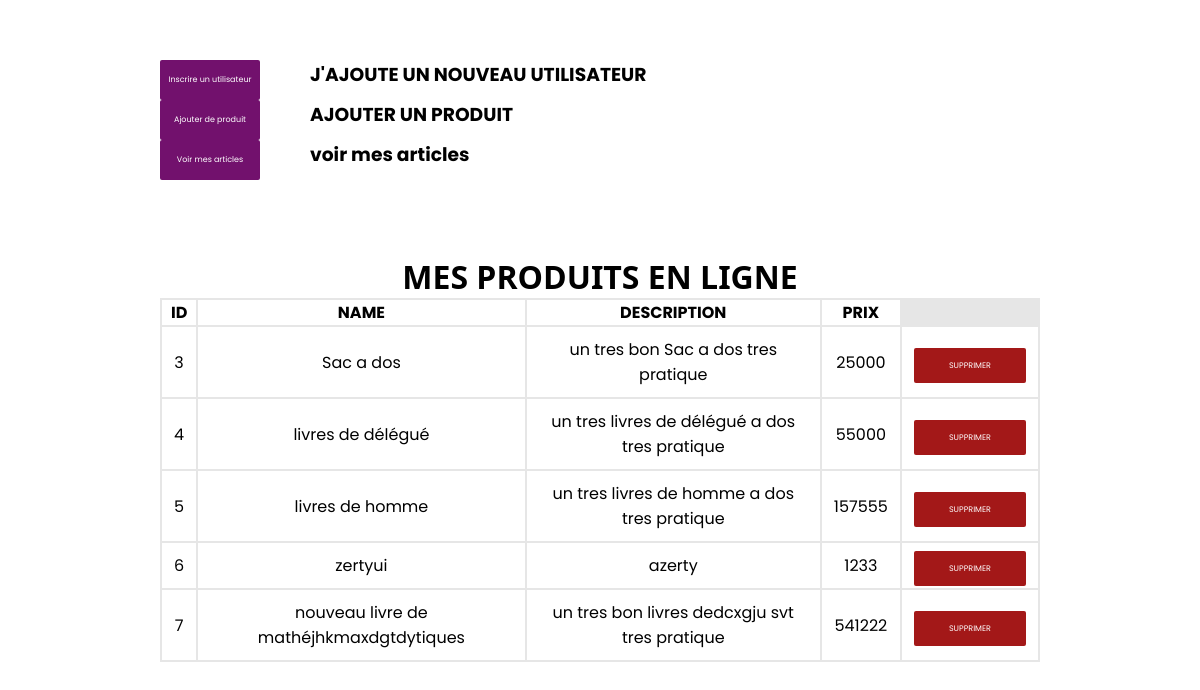
The page /profil on the database its author committed.
### app.py (models this page shows, shortened)
class Panierz(db.Model):
    id = db.Column(db.Integer, primary_key = True)
    nom = db.Column(db.String(100), unique = False , nullable = False)
    description = db.Column(db.String(100), unique = True , nullable = False)
    prix = db.Column(db.Integer,nullable = False)
    image = db.Column(db.String(100), unique = True , nullable = False)

### app.py (the view)
@app.route('/profil')
def profil() :
    profil = Panierz.query.all()
    return render_template('profil.html',profil = profil)

### templates/profil.html (shortened to what this page needs)
<!DOCTYPE html>
<html lang="en">
<head>
    <link rel="stylesheet" href="static/CSS/profil.css">
</head>
<body>
    <div class="ajoutons" >
        <div class="eduz">
            <a href="/add_data" >Inscrire un utilisateur</a>
            <h3>J'AJOUTE UN NOUVEAU UTILISATEUR</h3>
        </div>
        <div class="sys">
            <a href="/add_objet" >Ajouter de produit</a>
            <h3>AJOUTER UN PRODUIT</h3>
        </div>
        <div class="sys">
            <a href="/achat" >Voir mes articles</a>
            <h3>voir mes articles</h3>
        </div>
    </div>
    <br>
    <h1 style="font-family: 'Segoe UI', Tahoma, Geneva, Verdana, sans-serif;">MES PRODUITS EN LIGNE</h1>
    <table>
        <thead>
            <th>ID</th>
            <th>NAME</th>
            <th>DESCRIPTION</th>
            <th>PRIX</th>
        </thead>
        {% for data in profil %}
        <tbody >
            <td>{{data.id}}</td>
            <td>{{data.nom}}</td>
            <td>{{data.description}}</td>
            <td>{{data.prix}}</td>
            <td ><a href="/deletearticles/{{data.id}}" class="suppr">SUPPRIMER</a></td>
        </tbody>
        {% endfor %}
    </table>
</body>
</html>

### static/CSS/profil.css (style rules this page uses)
* { box-sizing: border-box; margin: 0; padding: 0; font-family: 'Poppins', sans-serif; }
a { list-style-type: none; text-decoration: none; color: white; }
body { padding: 50px; width: 100%; background-color: white; display: grid; place-items: center; }
.ajoutons { width: 80%; padding-top: 10px; margin-bottom: 50px; }
.eduz { display: flex; width: 100%; height: 50%; }
.eduz a { width: 100px; height: 40px; font-size: 0.5rem; display: flex; justify-content: center; align-items: center; background-color: rgb(114, 17, 109); border-radius: 2px; margin-right: 50px; }
.sys a { width: 100px; height: 40px; font-size: 0.5rem; display: flex; justify-content: center; align-items: center; background-color: rgb(114, 17, 109); border-radius: 2px; margin-right: 50px; }
.sys { display: flex; width: 100%; height: 50%; }
table { width: 80%; border: none; overflow: hidden; background-color: rgb(230, 230, 230); }
thead { width: 100%; background-color: white; }
tbody { width: 100%; border: 10px solid black; background-color: white; }
tbody .suppr { width: 100%; padding: 12px 35px; font-size: 0.5rem; background-color: #a31818; border-radius: 2px; }
td { padding: 10px 12px; text-align: center; }

### rows shown on the page
Panierz: id "3", nom "Sac a dos", description "un tres bon Sac a dos tres pratique", prix "25000"
Panierz: id "4", nom "livres de délégué", description "un tres livres de délégué a dos tres pratique", prix "55000"
Panierz: id "5", nom "livres de homme", description "un tres livres de homme a dos tres pratique", prix "157555"
Panierz: id "6", nom "zertyui", description "azerty", prix "1233"
Panierz: id "7", nom "nouveau livre de mathéjhkmaxdgtdytiques", description "un tres bon livres dedcxgju svt tres pratique", prix "541222"
